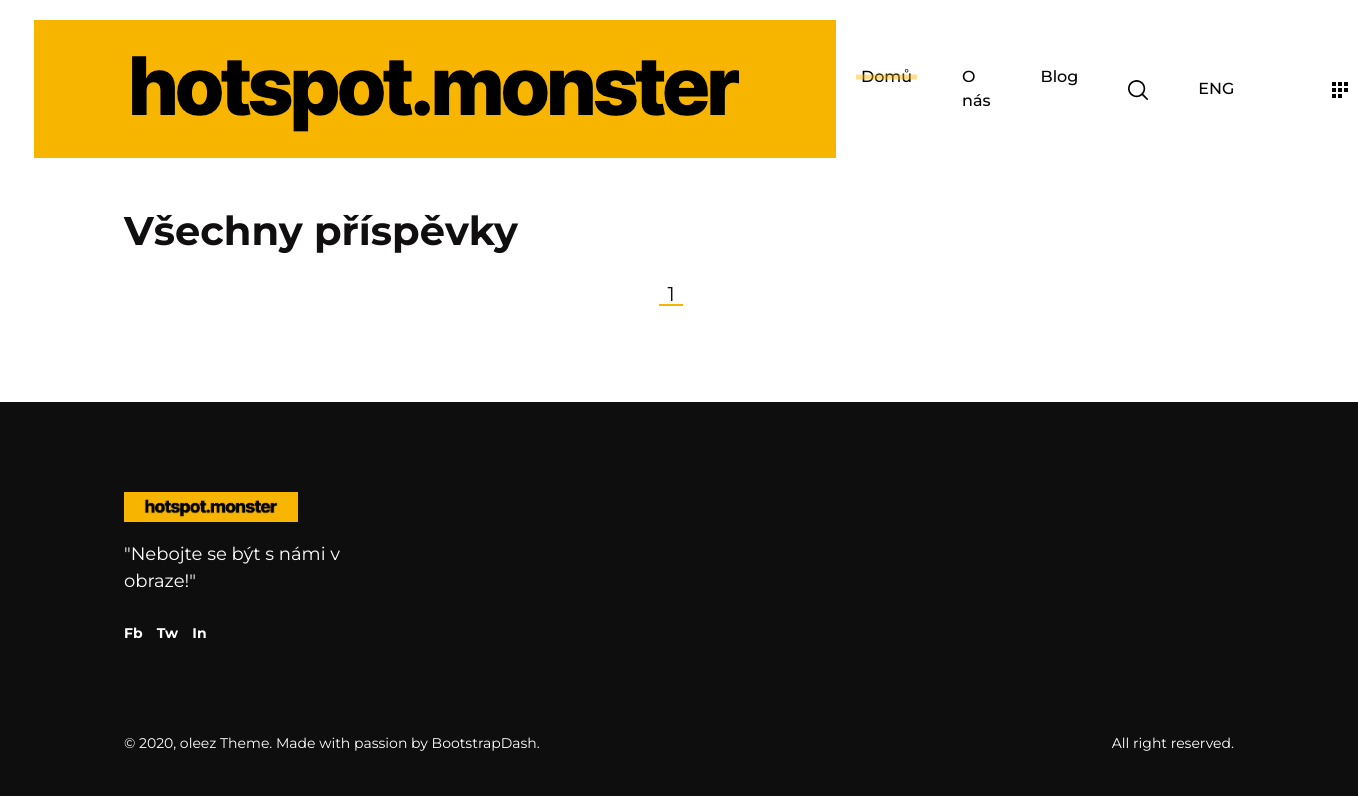
Before: /blog_grid with the older database file.
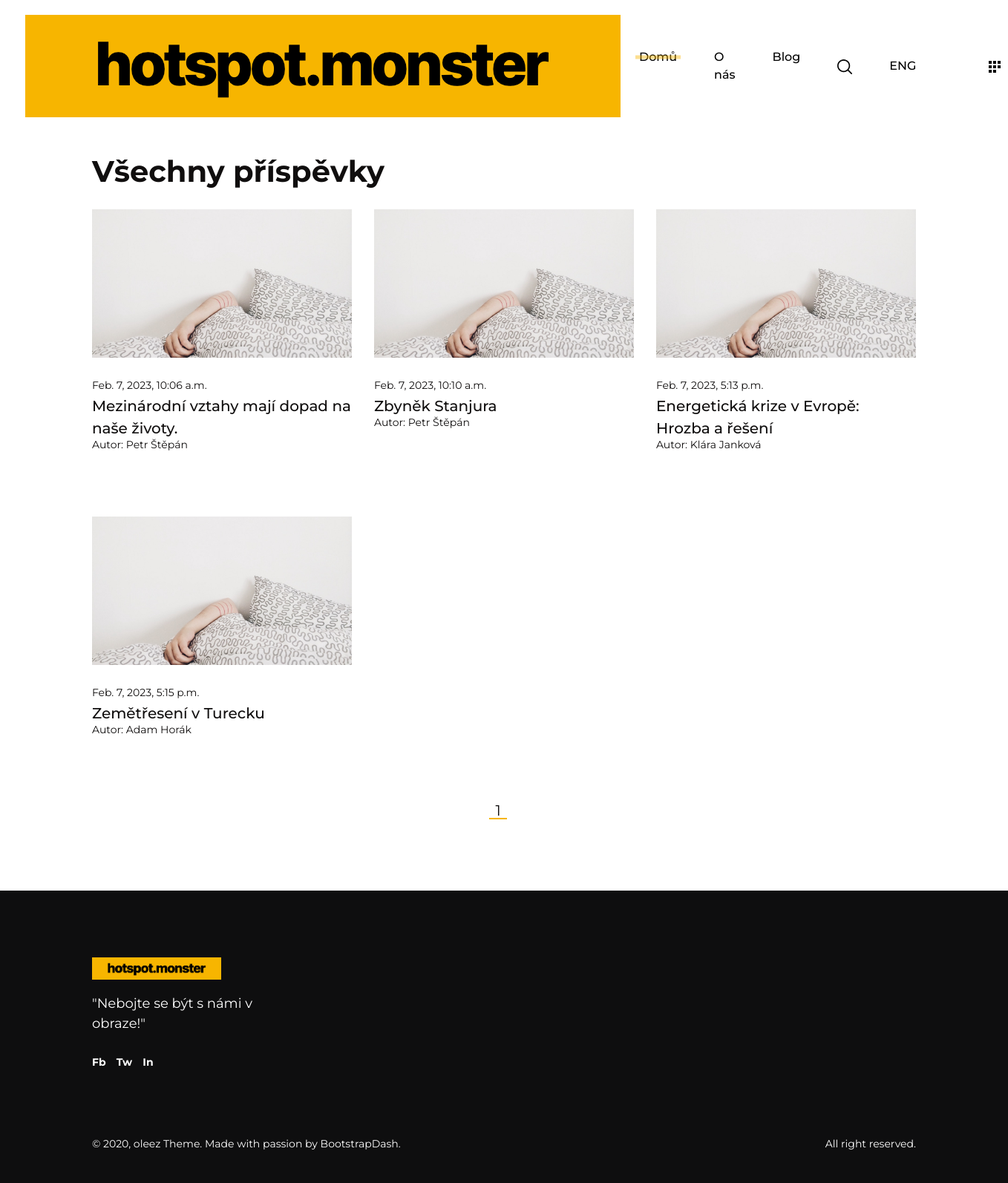
After: the same page with the newer database file.
### blog/models.py (models this page shows, shortened)
class BlogPost(models.Model):
	title = models.CharField('Title', max_length=255)
	subtitle = models.CharField('Subtitle', max_length=255, blank=True)
	content = models.TextField('Content1', blank=False)
	content2 = models.TextField('Content2', blank=True)
	date_published = models.DateTimeField('Date', default=now, editable=True)
	author = models.CharField('Autor',max_length=255)
	quotes = models.CharField('Quatation', max_length=255, blank=True)
	category1 = models.CharField("Category1", max_length=255, blank=True)
	category2 = models.CharField("Category2", max_length=255, blank=True)
	category3 = models.CharField("Category3", max_length=255, blank=True)
	tag1 = models.CharField("Tag1", max_length=255, blank=True)
	tag2 = models.CharField("Tag2", max_length=255, blank=True)
	tag3 = models.CharField("Tag3", max_length=255, blank=True)
	tag4 = models.CharField("Tag4", max_length=255, blank=True)
	tag5 = models.CharField("Tag5", max_length=255, blank=True)
	tag6 = models.CharField("Tag6", max_length=255, blank=True)
	tag7 = models.CharField("Tag7", max_length=255, blank=True)
	tag8 = models.CharField("Tag8", max_length=255, blank=True)
	tag9 = models.CharField("Tag9", max_length=255, blank=True)
	tag10 = models.CharField("Tag10", max_length=255, blank=True)
	read_count = models.IntegerField('Read Count', default=0)
	picture_name = models.CharField('Picture_name', max_length=255, blank=True)

### blog/views.py (the view)
# urls.py: path('blog_grid', views.blog_grid, name='blog_grid'),
def blog_grid (request):
	paginator = Paginator(BlogPost.objects.all().order_by('date_published'), 9)
	page = request.GET.get('page')
	blog_posts = paginator.get_page(page)
	return render(request, 'blog_grid.html', {
		'blog_posts': blog_posts,
		})

### blog/templates/blog_grid.html (shortened to what this page needs)
{% include 'header.html' %}
{% include 'navbar.html' %}
    <main class="blog-grid-page">
        <div class="container">
            <h1 class="oleez-page-title wow fadeInUp">Všechny příspěvky</h1>
            <div class="row">
                {% for blog_post in blog_posts %}
                <div class="col-md-4">
                    <div class="blog-post-card wow fadeInUp">
                        <div class="blog-post-thumbnail-wrapper">
                            <img src="static/images/Bloggrid/Bloggrid_2@2x.jpg" alt="blog">
                        </div>
                        <p class="blog-post-date">{{blog_post.date_published}}</p>
                        <h5 class="blog-post-title">{{blog_post.title}}</h5>
                         <p class="blog-post-date">Autor: {{blog_post.author}}</p>
                    </div>
                </div>
                {% endfor %}
            </div>
            <div class="row">
                <div class="col-12 pb-5 mb-5">
                        <nav class="oleez-pagination d-flex align-items-center justify-content-center wow fadeInUp">
                            <a href="?page={{blog_posts.number }}" class='active'>{{ blog_posts.number }}</a>
                        </nav>
                </div>
            </div>
        </div>
    </main>
{% include 'footer.html' %}

Changed rows visible on the page:
added BlogPost: date_published "Feb. 7, 2023, 10:06 a.m.", title "Mezinárodní vztahy mají dopad na naše životy.", author "Petr Štěpán"
added BlogPost: date_published "Feb. 7, 2023, 10:10 a.m.", title "Zbyněk Stanjura", author "Petr Štěpán"
added BlogPost: date_published "Feb. 7, 2023, 5:13 p.m.", title "Energetická krize v Evropě: Hrozba a řešení", author "Klára Janková"
added BlogPost: date_published "Feb. 7, 2023, 5:15 p.m.", title "Zemětřesení v Turecku", author "Adam Horák"
